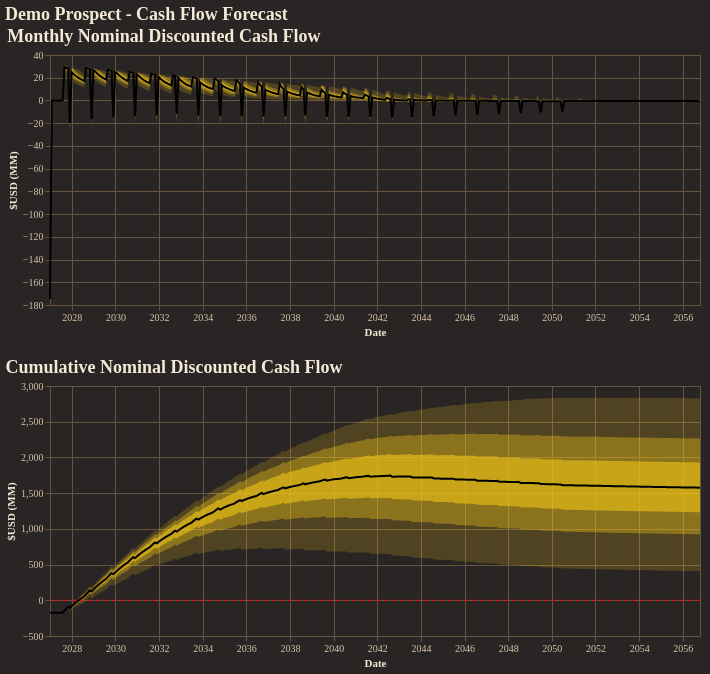

The notebook cell saved with this chart:
### Code cell
fig = reporter.plotter.combined_cash_flow_plot(
    figsize=(650, 250),
    backend=PLOTTING_BACKEND
)
fig.show()

### Figure 1 — Vega-Lite specification as saved in the notebook (floating-point values rounded to 4 significant figures; data arrays with more than 128 entries replaced by an {"elided": "..."} marker saying what was removed)
{"config": {"background": "#292524", "view": {"fill": "#292524", "stroke": "#665340"}, "title": {"color": "#f4e9d7", "font": "Merriweather", "fontSize": 18, "fontWeight": 600, "subtitleColor": "#d5c2a6", "anchor": "start"}, "axis": {"domainColor": "#665340", "gridColor": "#665340", "tickColor": "#665340", "labelColor": "#d5c2a6", "titleColor": "#f4e9d7", "labelFont": "Merriweather", "titleFont": "Merriweather"}, "legend": {"titleColor": "#f4e9d7", "labelColor": "#d5c2a6", "labelFont": "Merriweather", "titleFont": "Merriweather", "orient": "top-right", "symbolType": "circle"}, "header": {"labelColor": "#d5c2a6", "titleColor": "#f4e9d7", "labelFont": "Merriweather", "titleFont": "Merriweather"}, "mark": {"color": "#c78d3b"}, "line": {"color": "#c78d3b"}, "bar": {"color": "#c78d3b"}, "point": {"color": "#ddb06d"}, "area": {"color": "#c78d3b", "opacity": 0.35}, "text": {"color": "#f4e9d7", "font": "Merriweather"}, "range": {"category": ["#5DA5DA", "#F28E2B", "#59C36A", "#E15759", "#B07AA1", "#4ECDC4", "#FF9DA7", "#EDC948"]}}, "vconcat": [{"layer": [{"mark": {"type": "area", "color": "rgba(250, 204, 21, 1.0)", "opacity": 0.18}, "encoding": {"tooltip": [{"field": "date", "title": "Date", "type": "temporal"}, {"field": "p01", "format": ",.2f", "title": "P01", "type": "quantitative"}, {"field": "p10", "format": ",.2f", "title": "P10", "type": "quantitative"}, {"field": "p25", "format": ",.2f", "title": "P25", "type": "quantitative"}, {"field": "p50", "format": ",.2f", "title": "P50", "type": "quantitative"}, {"field": "p75", "format": ",.2f", "title": "P75", "type": "quantitative"}, {"field": "p90", "format": ",.2f", "title": "P90", "type": "quantitative"}, {"field": "p99", "format": ",.2f", "title": "P99", "type": "quantitative"}], "x": {"field": "date", "title": "Date", "type": "temporal"}, "y": {"field": "p01", "title": "$USD (MM)", "type": "quantitative"}, "y2": {"field": "p99"}}}, {"mark": {"type": "area", "color": "rgba(250, 204, 21, 1.0)", "opacity": 0.35}, "encoding": {"tooltip": [{"field": "date", "title": "Date", "type": "temporal"}, {"field": "p01", "format": ",.2f", "title": "P01", "type": "quantitative"}, {"field": "p10", "format": ",.2f", "title": "P10", "type": "quantitative"}, {"field": "p25", "format": ",.2f", "title": "P25", "type": "quantitative"}, {"field": "p50", "format": ",.2f", "title": "P50", "type": "quantitative"}, {"field": "p75", "format": ",.2f", "title": "P75", "type": "quantitative"}, {"field": "p90", "format": ",.2f", "title": "P90", "type": "quantitative"}, {"field": "p99", "format": ",.2f", "title": "P99", "type": "quantitative"}], "x": {"field": "date", "title": "Date", "type": "temporal"}, "y": {"field": "p10", "title": "$USD (MM)", "type": "quantitative"}, "y2": {"field": "p90"}}}, {"mark": {"type": "area", "color": "rgba(250, 204, 21, 1.0)", "opacity": 0.55}, "encoding": {"tooltip": [{"field": "date", "title": "Date", "type": "temporal"}, {"field": "p01", "format": ",.2f", "title": "P01", "type": "quantitative"}, {"field": "p10", "format": ",.2f", "title": "P10", "type": "quantitative"}, {"field": "p25", "format": ",.2f", "title": "P25", "type": "quantitative"}, {"field": "p50", "format": ",.2f", "title": "P50", "type": "quantitative"}, {"field": "p75", "format": ",.2f", "title": "P75", "type": "quantitative"}, {"field": "p90", "format": ",.2f", "title": "P90", "type": "quantitative"}, {"field": "p99", "format": ",.2f", "title": "P99", "type": "quantitative"}], "x": {"field": "date", "title": "Date", "type": "temporal"}, "y": {"field": "p25", "title": "$USD (MM)", "type": "quantitative"}, "y2": {"field": "p75"}}}, {"mark": {"type": "line", "color": "black", "strokeWidth": 2}, "encoding": {"tooltip": [{"field": "date", "title": "Date", "type": "temporal"}, {"field": "p01", "format": ",.2f", "title": "P01", "type": "quantitative"}, {"field": "p10", "format": ",.2f", "title": "P10", "type": "quantitative"}, {"field": "p25", "format": ",.2f", "title": "P25", "type": "quantitative"}, {"field": "p50", "format": ",.2f", "title": "P50", "type": "quantitative"}, {"field": "p75", "format": ",.2f", "title": "P75", "type": "quantitative"}, {"field": "p90", "format": ",.2f", "title": "P90", "type": "quantitative"}, {"field": "p99", "format": ",.2f", "title": "P99", "type": "quantitative"}], "x": {"field": "date", "title": "Date", "type": "temporal"}, "y": {"field": "p50", "title": "$USD (MM)", "type": "quantitative"}}}], "data": {"name": "data-7ee19082551aae7141171c4c0bd7c4a5"}, "height": 250, "title": "Monthly Nominal Discounted Cash Flow", "width": 650}, {"layer": [{"layer": [{"mark": {"type": "area", "color": "rgba(250, 204, 21, 1.0)", "opacity": 0.18}, "encoding": {"tooltip": [{"field": "date", "title": "Date", "type": "temporal"}, {"field": "p01", "format": ",.2f", "title": "P01", "type": "quantitative"}, {"field": "p10", "format": ",.2f", "title": "P10", "type": "quantitative"}, {"field": "p25", "format": ",.2f", "title": "P25", "type": "quantitative"}, {"field": "p50", "format": ",.2f", "title": "P50", "type": "quantitative"}, {"field": "p75", "format": ",.2f", "title": "P75", "type": "quantitative"}, {"field": "p90", "format": ",.2f", "title": "P90", "type": "quantitative"}, {"field": "p99", "format": ",.2f", "title": "P99", "type": "quantitative"}], "x": {"field": "date", "title": "Date", "type": "temporal"}, "y": {"field": "p01", "title": "$USD (MM)", "type": "quantitative"}, "y2": {"field": "p99"}}}, {"mark": {"type": "area", "color": "rgba(250, 204, 21, 1.0)", "opacity": 0.35}, "encoding": {"tooltip": [{"field": "date", "title": "Date", "type": "temporal"}, {"field": "p01", "format": ",.2f", "title": "P01", "type": "quantitative"}, {"field": "p10", "format": ",.2f", "title": "P10", "type": "quantitative"}, {"field": "p25", "format": ",.2f", "title": "P25", "type": "quantitative"}, {"field": "p50", "format": ",.2f", "title": "P50", "type": "quantitative"}, {"field": "p75", "format": ",.2f", "title": "P75", "type": "quantitative"}, {"field": "p90", "format": ",.2f", "title": "P90", "type": "quantitative"}, {"field": "p99", "format": ",.2f", "title": "P99", "type": "quantitative"}], "x": {"field": "date", "title": "Date", "type": "temporal"}, "y": {"field": "p10", "title": "$USD (MM)", "type": "quantitative"}, "y2": {"field": "p90"}}}, {"mark": {"type": "area", "color": "rgba(250, 204, 21, 1.0)", "opacity": 0.55}, "encoding": {"tooltip": [{"field": "date", "title": "Date", "type": "temporal"}, {"field": "p01", "format": ",.2f", "title": "P01", "type": "quantitative"}, {"field": "p10", "format": ",.2f", "title": "P10", "type": "quantitative"}, {"field": "p25", "format": ",.2f", "title": "P25", "type": "quantitative"}, {"field": "p50", "format": ",.2f", "title": "P50", "type": "quantitative"}, {"field": "p75", "format": ",.2f", "title": "P75", "type": "quantitative"}, {"field": "p90", "format": ",.2f", "title": "P90", "type": "quantitative"}, {"field": "p99", "format": ",.2f", "title": "P99", "type": "quantitative"}], "x": {"field": "date", "title": "Date", "type": "temporal"}, "y": {"field": "p25", "title": "$USD (MM)", "type": "quantitative"}, "y2": {"field": "p75"}}}, {"mark": {"type": "line", "color": "black", "strokeWidth": 2}, "encoding": {"tooltip": [{"field": "date", "title": "Date", "type": "temporal"}, {"field": "p01", "format": ",.2f", "title": "P01", "type": "quantitative"}, {"field": "p10", "format": ",.2f", "title": "P10", "type": "quantitative"}, {"field": "p25", "format": ",.2f", "title": "P25", "type": "quantitative"}, {"field": "p50", "format": ",.2f", "title": "P50", "type": "quantitative"}, {"field": "p75", "format": ",.2f", "title": "P75", "type": "quantitative"}, {"field": "p90", "format": ",.2f", "title": "P90", "type": "quantitative"}, {"field": "p99", "format": ",.2f", "title": "P99", "type": "quantitative"}], "x": {"field": "date", "title": "Date", "type": "temporal"}, "y": {"field": "p50", "title": "$USD (MM)", "type": "quantitative"}}}], "data": {"name": "data-49298795badaf685f59d5e05ba343f44"}, "title": "Cumulative Nominal Discounted Cash Flow"}, {"data": {"name": "data-42990c68f268a11fa16682fcd3437a6f"}, "mark": {"type": "rule", "color": "red", "strokeDash": [4, 4]}, "encoding": {"y": {"field": "zero", "type": "quantitative"}}}], "height": 250, "width": 650}], "title": "Demo Prospect - Cash Flow Forecast", "$schema": "https://vega.github.io/schema/vega-lite/v5.20.1.json", "datasets": {"data-7ee19082551aae7141171c4c0bd7c4a5": {"elided": "360 records"}, "data-49298795badaf685f59d5e05ba343f44": {"elided": "360 records"}, "data-42990c68f268a11fa16682fcd3437a6f": [{"zero": 0}]}}
